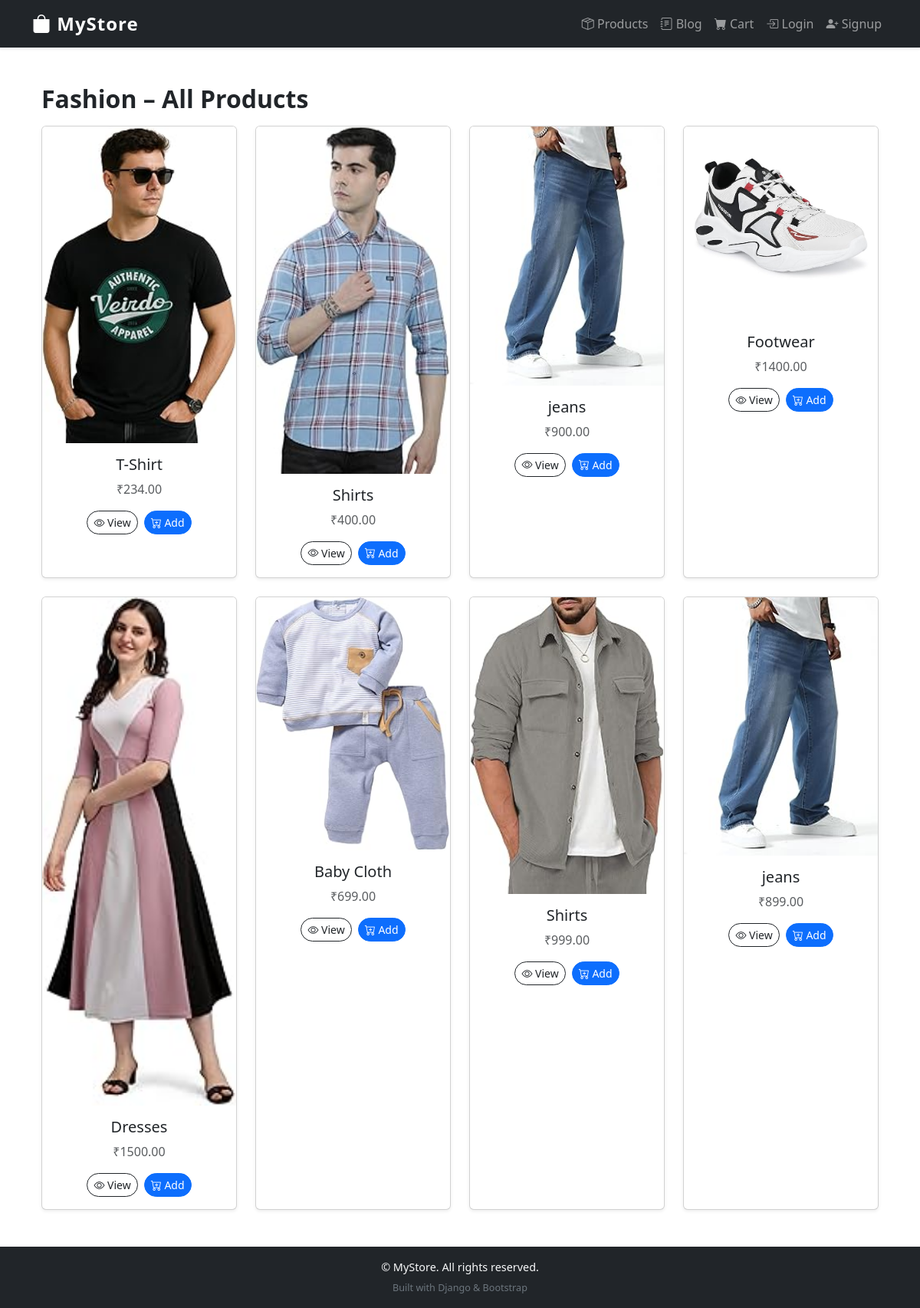
/core/category/5/, run on the app's committed database.
### store/models.py (models this page shows, shortened)
class Category(models.Model):
    name = models.CharField(max_length=255, unique=True)
    slug = models.SlugField(max_length=255, unique=True, blank=True)
    class Meta:
        verbose_name_plural = "Categories"

class Product(models.Model):
    category = models.ForeignKey(Category, on_delete=models.CASCADE, related_name="products"  )
    name = models.CharField(max_length=255)
    price = models.DecimalField(max_digits=10, decimal_places=2)
    stock = models.PositiveIntegerField()
    image = models.ImageField(upload_to="products/")
    active = models.BooleanField(default=True)
    description = models.TextField(blank=True)
    created_at = models.DateTimeField(auto_now_add=True)
    is_featured = models.BooleanField(default=False)

### core/views.py (the view)
# urls.py: path("category/<int:category_id>/", views.category_products, name="category_products"),
def category_products(request, category_id):
    category = get_object_or_404(Category, id=category_id)
    products = Product.objects.filter(category=category, active=True)
    return render(request, "core/category_products.html", {
        "category": category,
        "products": products,
    })

### core/templates/core/category_products.html
{% extends "base.html" %}
{% block content %}
<div class="container mt-4">
    <h2 class="fw-bold">{{ category.name }} – All Products</h2>
    <div class="row mt-3">
        {% for product in products %}
        <div class="col-md-3 mb-4">
            <div class="card h-100 shadow-sm">
                <img src="{{ product.image.url }}" class="card-img-top" alt="{{ product.name }}">
                <div class="card-body text-center">
                    <h5 class="card-title">{{ product.name }}</h5>
                    <p class="card-text text-muted">₹{{ product.price }}</p>
                    <div class="d-flex justify-content-center gap-2">
                        <button class="btn btn-sm btn-outline-dark rounded-pill" data-bs-toggle="modal" data-bs-target="#quickView{{ product.id }}">
                <i class="bi bi-eye"></i> View
              </button>
                       <a href="{% url 'cart:cart_add' product.id %}" class="btn btn-sm btn-primary rounded-pill">
                <i class="bi bi-cart-plus"></i> Add
              </a>
                    </div>
                </div>
            </div>
        </div>
        {% empty %}
        <p>No products found in this category.</p>
        {% endfor %}
    </div>
</div>
{% endblock %}

### static/css/style.css (style rules this page uses)
body { font-family: 'Segoe UI', Tahoma, Geneva, Verdana, sans-serif; }

### data on the page
Category: name "Fashion"
Product: image (picture), name "T-Shirt", price "234.00"
Product: image (picture), name "Shirts", price "400.00"
Product: image (picture), name "jeans", price "900.00"
Product: image (picture), name "Footwear", price "1400.00"
Product: image (picture), name "Dresses", price "1500.00"
Product: image (picture), name "Baby Cloth", price "699.00"
Product: image (picture), name "Shirts", price "999.00"
Product: image (picture), name "jeans", price "899.00"
